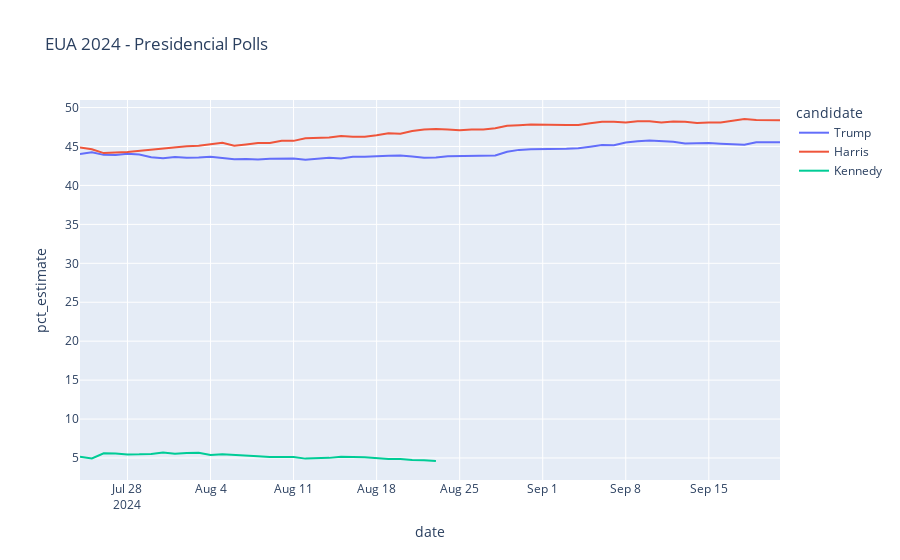

Source (notebook cell):
### Code cell
import requests 
import plotly.express as px
import pandas as pd
import plotly.graph_objects as go

polling_average = requests.get('https://projects.fivethirtyeight.com/polls/president-general/2024/national/polling-average.json').json()
df_polling_average = pd.DataFrame(polling_average)

fig = px.line(df_polling_average, x ='date', y='pct_estimate', color='candidate', error_x='hi', title='EUA 2024 - Presidencial Polls' )
fig.update_layout(hovermode="x")
fig.show()
